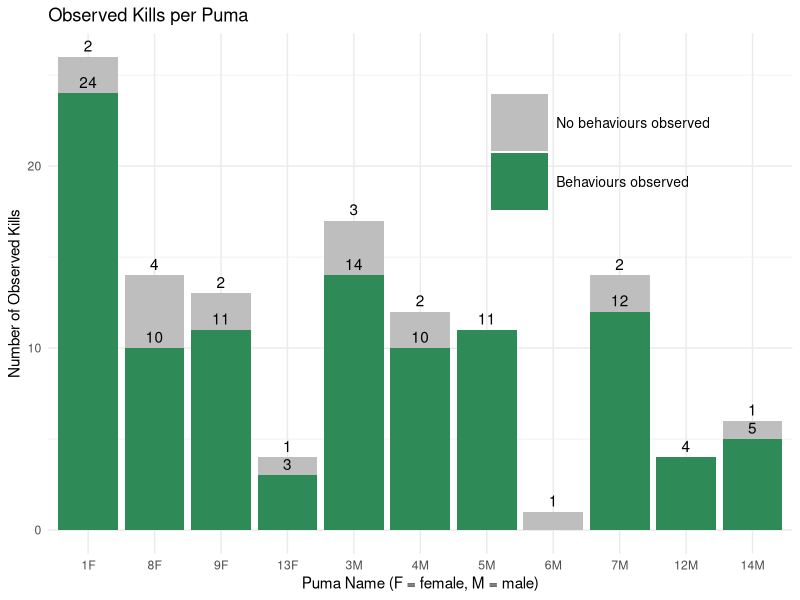

Reproduce this figure in R. (Note: this script raises an error after producing the figure.)
library(ggplot2)
library(dplyr)

# README
# This file generates figures for the Data Summary Report.
# Requires outputs from a number of files

#####################################
# 1. Barchart: Deployments per puma #
#####################################

observations_by_puma <- read.csv("deployment_data_for_barchart.csv") %>%
  mutate(Behaviours.observed = factor(N.observations > 0,
                                      levels = c(FALSE, TRUE),
                                      labels = c("No behaviours observed", "Behaviours observed"))) %>%
  group_by(Puma.name, Behaviours.observed) %>%
  summarise(Deployments = n(), .groups = 'drop') %>%
  mutate(Sex = gsub("[0-9]", "", Puma.name)) %>%
  mutate(Id = as.integer(gsub("[MF]", "", Puma.name))) %>%
  arrange(Sex, Id) %>%
  mutate(Puma.name = factor(Puma.name, levels = unique(Puma.name)))
    
# Create the stacked bar chart
ggplot(observations_by_puma, aes(x = Puma.name, y = Deployments, fill = Behaviours.observed)) +
  geom_bar(stat = "identity") +
  labs(title = "Observed Kills per Puma",
       x = "Puma Name (F = female, M = male)",
       y = "Number of Observed Kills") +
  scale_fill_manual(values = c("No behaviours observed" = "grey", "Behaviours observed" = "#2E8B57")) +
  theme_minimal() +
  theme(legend.position = "inside",
        legend.position.inside = c(0.9, 0.9),
        legend.justification = c("right", "top"),
        legend.key.size = unit(1.5, "cm"),
        legend.text = element_text(size = 10),
        legend.title = element_blank()) +
  geom_text(aes(label = Deployments), 
            position = position_stack(vjust = 1),
            vjust = -0.45,
            color = "black")


###################################
# 2. Pie Chart: Puma Demographics #
###################################

deployments_with_subjects <- deployments %>%
  right_join(subjects_by_deployment, by = "Deployment.id")

pumas <- deployments_with_subjects %>%
  group_by(Puma.name) %>%
  summarize(N.kittens = max(N.kittens), .groups = 'drop') %>%
  mutate(Reproductive.status = ifelse(
    grepl("M", Puma.name),
    "Solitary Male",
    ifelse(
      N.kittens == 0,
      "Solitary Female",
      "Female with Kittens"
    )))

ggpie(data = pumas, 
      group_key = "Reproductive.status", 
      count_type = "full",
      fill_color = c("Solitary Male" = "#FF8C00", "Solitary Female" = "#1D5C3F", "Female with Kittens" = "#2E8B57"),
      label_color = "white",
      label_info = "count",
      label_type = "horizon",
      label_split = NULL,
      label_size = 4.5, 
      label_pos = "in") +
  theme(legend.title = element_blank())


####################################
# 3. Pie Charts: Prey Demographics #
####################################

prey_demographics <- deployments %>%
  select(Deployment.id, Puma.name, Carcass.species, Carcass.age.sex) %>%
  mutate(Carcass.species = ifelse(tolower(trimws(Carcass.species)) == "mule deer", "Mule Deer", Carcass.species)) %>%
  mutate(Carcass.age.sex = tolower(trimws(Carcass.age.sex)))

ggpie(data = prey_demographics, 
      group_key = "Carcass.species", 
      count_type = "full",
      border_size = 0.5,
      fill_color = c("Mule Deer" = "#FF8C00", "Elk" = "#1D5C3F", "NA" ),
      label_color = "black",
      label_info = "count",
      label_type = "horizon",
      label_split = NULL,
      label_size = 4.5, 
      label_pos = "in",
      label_threshold = 10) +
  theme(legend.position = "inside",
        legend.position.inside = c(0.85, 0.5),
        legend.title = element_blank())

ggpie(data = prey_demographics %>% filter(Carcass.species == "Mule Deer"), 
      group_key = "Carcass.age.sex", 
      count_type = "full",
      border_size = 0.5,
      #fill_color = c("Mule Deer" = "#FF8C00", "Elk" = "#1D5C3F", "NA" ),
      label_color = "black",
      label_info = "count",
      label_type = "horizon",
      label_split = NULL,
      label_size = 4.5, 
      label_pos = "in",
      label_threshold = 10) +
  theme(legend.position = "inside",
        legend.position.inside = c(0.85, 0.5),
        legend.title = element_blank())
